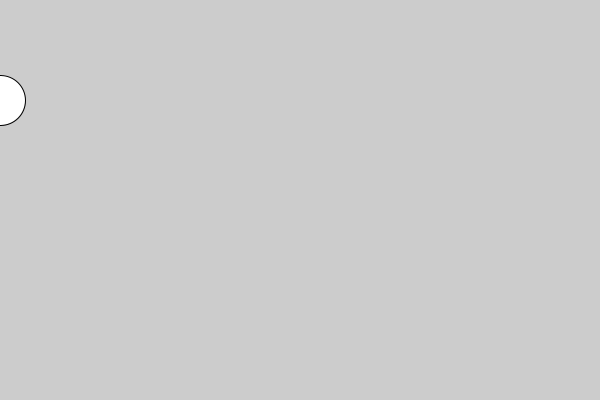
Frame 1 (no input)
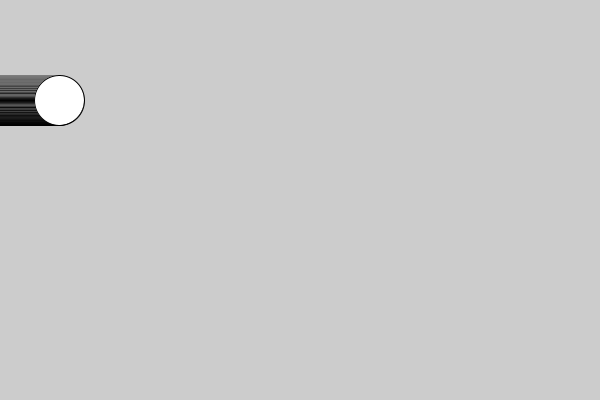
Frame 60 (the mouse pressed at the canvas centre just before this capture)
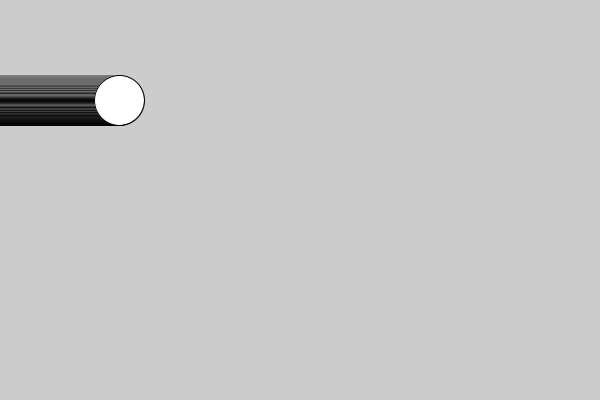
Frame 120 (the mouse held since frame 60 and released just before this capture)

The Processing sketch that drew these frames (run headless with seeded random() and noise(); from frame 60 on, the mouse is pressed at the canvas centre):

// Processing sketch: lecture_08_02_moveBall
// ── lecture_08_02_moveBall.pde
int x;


void setup(){
  size(600, 400);
  x = 0;
}

void draw(){
  //background(200);
  ellipse(x, 100, 50, 50);
  x = x + 1;
}
